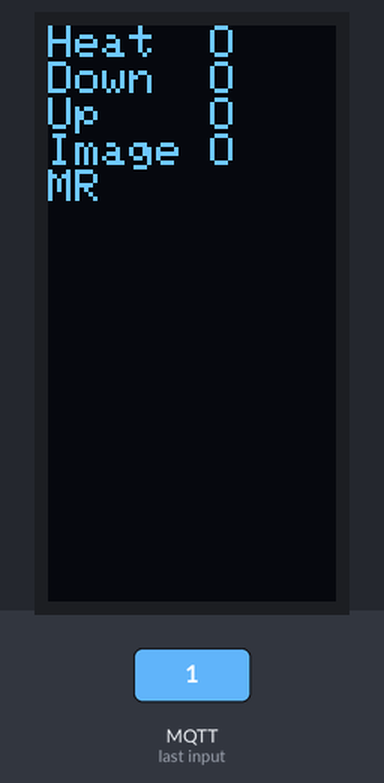
Simulated run of this sketch. Board: ESP8266 (Wemos D1 mini). Parts: 64×128 one-colour display. The inputs (shaded band) are chosen by the test bench. WiFi joins after 1.5 s; servers stay silent unless stated; the display library's start-up logo is not drawn; random numbers use the default seed unless the sketch sets one; no MQTT or app messages arrive unless stated; what the sketch prints to the serial monitor is not drawn.

4.8 s: MQTT message "1" arrives on the first subscribed topic
Above: at 5.2 s.
6.3 s: MQTT message "on" arrives on the first subscribed topic
7.8 s: MQTT message "off" arrives on the first subscribed topic
Timing chart, 0 to 10.8 s (numbered marks = the images above; inputs shaded):
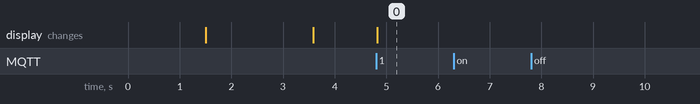

The sketch:

WemosI2cHeating.ino
```cpp
#include <PubSubClient.h>
#include <ESP8266WiFi.h>
#include <WiFiClient.h>
#include <ESP8266HTTPClient.h>
#include <WiFiUdp.h>


#include <SPI.h>
#include <Wire.h>
#include <Adafruit_GFX.h>
#include <Adafruit_SSD1306.h>

// SCL GPIO5
// SDA GPIO4
#define OLED_RESET 0  // GPIO0
Adafruit_SSD1306 display(OLED_RESET);

#define NUMFLAKES 10
#define XPOS 0
#define YPOS 1
#define DELTAY 2


#ifndef STASSID
#define STASSID "Doghouse_2.4"
#define STAPSK  "GuitarHero40!"
#endif

#define topicBoiler "heating/boiler"
#define topicPumpDownstairs "heating/pump_downstairs"
#define topicPumpUpstairs "heating/pump_upstairs"
#define topicImageHeater "heating/image-heater"

#define topicTempMusicRoom "temperature/music_room"

const char* ssid = STASSID;
const char* password = STAPSK;

//MQTT
const char* mqtt_server = "192.168.1.13";

WiFiClient espClient;
PubSubClient client(espClient);
unsigned long lastMsg = 0;
#define MSG_BUFFER_SIZE  (50)
char msg[MSG_BUFFER_SIZE];
int value = 0;

bool boilerOn = false;
bool pumpDownstairsOn = false;
bool pumpUpstairsOn = false;
bool imageHeaterOn = false;

bool statusChange = false;

char temperatureMr[8];
float out = 3.12;

void setup() {
    Serial.begin(115200);
    Serial.println("Booting");
    WiFi.mode(WIFI_STA);
    WiFi.begin(ssid, password);
    while (WiFi.waitForConnectResult() != WL_CONNECTED) {
        Serial.println("Connection Failed! Rebooting...");
        delay(5000);
        ESP.restart();
    }

    //MQTT
    client.setServer(mqtt_server, 1883);
    client.setCallback(callback);

    Serial.println("Ready");
    Serial.print("IP address: ");
    Serial.println(WiFi.localIP());

    Serial.println("HTTP server started");
    digitalWrite(LED_BUILTIN, LOW);    // turn the LED off by making the voltage LOW


    display.begin(SSD1306_SWITCHCAPVCC, 0x3C);  // initialize with the I2C addr 0x3C (for the 64x48)

    display.display();
    delay(2000);

    // Clear the buffer.
    display.clearDisplay();

    display.setTextSize(1);
    display.setTextColor(WHITE);
    display.setRotation(3);
    display.setCursor(0, 0);
    display.println("Hi Hannes!");
    //display.ssd1306_command(0x81);
    //display.ssd1306_command(5); //max 157
    display.display();

}


void loop() {
    //MQTT

    if (!client.connected()) {
        reconnect();
    }
    client.loop();

    //delay(50);

    /*if (statusChange == true)
    {
        printStatus();
        statusChange = false;
    }*/

}


void reconnect() {
    // Loop until we're reconnected
    while (!client.connected()) {
        Serial.print("Attempting MQTT connection...");
        // Create a random client ID
        String clientId = "ESP8266Client-";
        clientId += String(random(0xffff), HEX);
        // Attempt to connect
        if (client.connect(clientId.c_str())) {
            Serial.println("connected");
            // Once connected, publish an announcement...
            client.publish("outTopic", "hello world");
            // ... and resubscribe
            client.subscribe("inTopic");
            client.subscribe(topicBoiler);
            client.subscribe(topicPumpDownstairs);
            client.subscribe(topicPumpUpstairs);
            client.subscribe(topicImageHeater);
            client.subscribe(topicTempMusicRoom);


        }
        else {
            Serial.print("failed, rc=");
            Serial.print(client.state());
            Serial.println(" try again in 5 seconds");
            // Wait 5 seconds before retrying
            delay(5000);
        }
    }
}

void callback(char* topic, byte* payload, unsigned int length) {
    Serial.print("Message arrived [");
    Serial.print(topic);
    Serial.print("] '");
    for (int i = 0; i < length; i++) {
        Serial.print((char)payload[i]);
    }
    Serial.println("'");


    checkStatusLight(topic, payload, length, topicBoiler, &boilerOn);
    checkStatusLight(topic, payload, length, topicPumpDownstairs, &pumpDownstairsOn);
    checkStatusLight(topic, payload, length, topicPumpUpstairs, &pumpUpstairsOn);
    checkStatusLight(topic, payload, length, topicImageHeater, &imageHeaterOn);
    checkTemp(topic, payload, length, topicTempMusicRoom);

    printStatus();

}

void printStatus()
{
    display.clearDisplay();
    display.setCursor(0, 0);


    if (boilerOn)
        display.println("Heat  I");
    else
        display.println("Heat  O");

    if (pumpDownstairsOn)
        display.println("Down  I");
    else
        display.println("Down  O");

    if (pumpUpstairsOn)
        display.println("Up    I");
    else
        display.println("Up    O");

    if (imageHeaterOn)
        display.println("Image I");
    else
        display.println("Image O");

    //display.println(out);
    display.print("MR ");
    display.println(temperatureMr);

    /*display.print("Gar ");
    display.println(temperatureMr);*/


    display.display();
}


void checkStatusLight(char* topic, byte* payload, unsigned int length, char* topicToCheck, bool* statusVar) {
    if (strcmp(topic, topicToCheck) == 0)
    {

        //memcpy
        if (!strncmp((char*)payload, "ON", length))
        {
            if (*statusVar == false)
                statusChange = true;
            *statusVar = true;

        }
        else
        {
            if (*statusVar == true)
                statusChange = true;

            *statusVar = false;
        }


    }
}

void checkTemp(char* topic, byte* payload, unsigned int length, char* topicToCheck) {
    if (strcmp(topic, topicToCheck) == 0)
    {


            Serial.println("temp received");
            Serial.println(length);

            strncpy(temperatureMr, (char*)payload, sizeof(length));


        }

}
```

Measured:
- after the input at 4.8 s, the display: changes at once (image 0)
- after the input at 6.3 s, every drawn part: stays the same
- after the input at 7.8 s, every drawn part: stays the same
